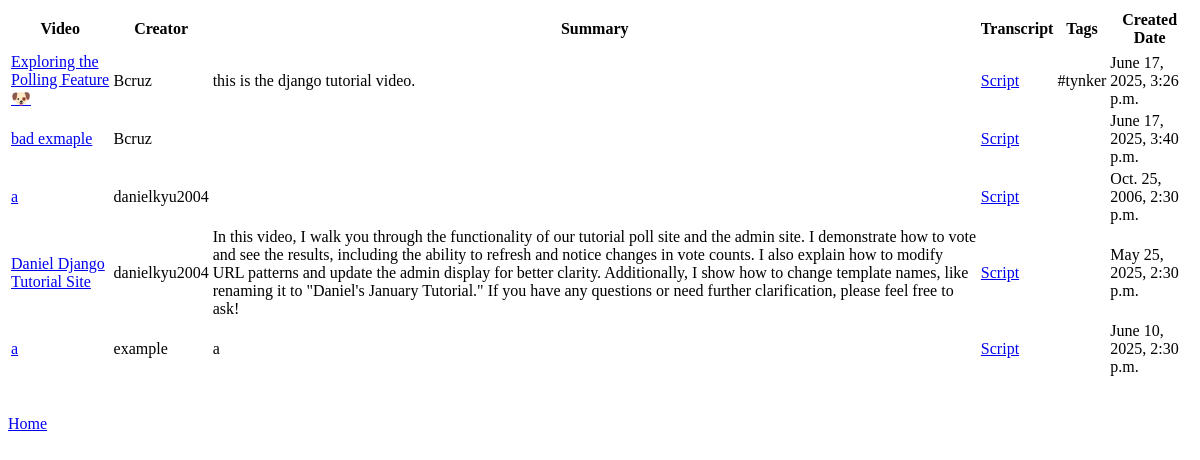
Page /loom/index/ on the earlier database version.
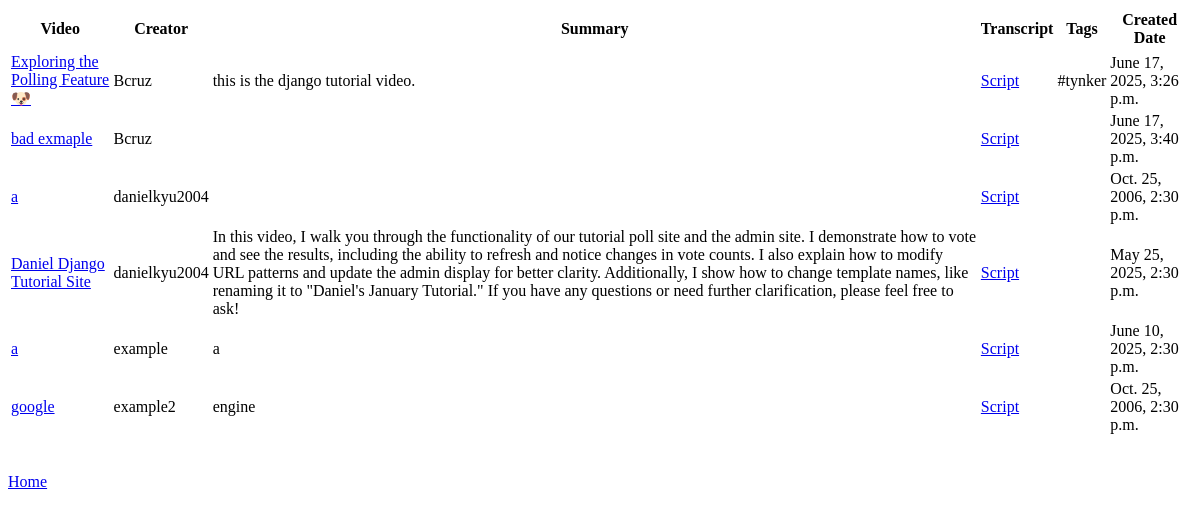
Same page on the later database version.
### loom/models.py (models this page shows, shortened)
class LoomVideo(models.Model):
    title = models.CharField(max_length=200)
    link =  models.CharField(max_length=200)
    user = models.ForeignKey(User, on_delete=models.CASCADE)
    transcript = models.CharField(max_length=6000, blank = True)
    summary = models.CharField(max_length=6000, blank = True)
    team = models.CharField(max_length=200) #maybe put as foreign key
    tags = models.CharField(max_length=200, blank = True) #max 10 tags maybe put as a collection
    created_at = models.DateTimeField('created at')

class User(models.Model):
    username = models.CharField(max_length=200)
    photo = models.CharField(max_length=200)
    team = models.CharField(max_length=200)
    def __str__(self):
        return self.username

### loom/views.py (the view)
# urls.py: path('index/', views.IndexView.as_view(), name = 'index'),
class IndexView(generic.ListView):
    template_name = 'loom/index.html'
    context_object_name = 'latest_video_list'
    def get_queryset(self):
        return LoomVideo.objects.all()

### loom/templates/loom/index.html (shortened to what this page needs)
{% load static %}
{% if latest_video_list %}
    <table>
        <tr>
            <th>Video</th>
            <th>Creator</th>
            <th>Summary</th>
            <th>Transcript</th>
            <th>Tags</th>
            <th>Created Date</th>
        <tr>
    {% for video in latest_video_list %}
        <tr>
            <td><a href= {{video.link}}> {{video.title}}</a></td>
            <td>{{video.user}}</td>
            <td>{{video.summary}}</td>
            <td><a href = "{% url 'transcript' video.id %}">Script</a></td>
            <td>{{video.tags}}</td>
            <td>{{video.created_at}}</td>
        </tr>
    {% endfor %}
    </table>
{% else %}
    <p>No loom videos are available.</p>
{% endif %}
<a href = "{% url 'homeIndex'%}"> Home </a>

Differences in the rows shown:
added LoomVideo: title "google", user "example2", summary "engine", created_at "Oct. 25, 2006, 2:30 p.m."
